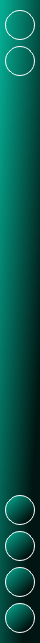
       <widget class="QFrame" name="sideNavBar">
        <property name="minimumSize">
         <size>
          <width>40</width>
          <height>0</height>
         </size>
        </property>
        <property name="maximumSize">
         <size>
          <width>40</width>
          <height>16777215</height>
         </size>
        </property>
        <property name="styleSheet">
         <string notr="true">QFrame{
	border:0px solid;
	border-radius:20px;
	background-color: qlineargradient(spread:pad, x1:0.042, y1:0.0397727, x2:0.949, y2:0.971591, stop:0 rgba(4, 170, 145, 255), stop:0.812207 rgba(1, 21, 18, 255));
}


</string>
        </property>
        <property name="frameShape">
         <enum>QFrame::NoFrame</enum>
        </property>
        <property name="frameShadow">
         <enum>QFrame::Plain</enum>
        </property>
        <layout class="QVBoxLayout" name="verticalLayout">
         <property name="leftMargin">
          <number>0</number>
         </property>
         <property name="topMargin">
          <number>10</number>
         </property>
         <property name="rightMargin">
          <number>0</number>
         </property>
         <property name="bottomMargin">
          <number>10</number>
         </property>
         <item alignment="Qt::AlignHCenter">
          <widget class="QToolButton" name="homeBtn">
           <property name="minimumSize">
            <size>
             <width>30</width>
             <height>30</height>
            </size>
           </property>
           <property name="maximumSize">
            <size>
             <width>30</width>
             <height>30</height>
            </size>
           </property>
           <property name="toolTip">
            <string>Home</string>
           </property>
           <property name="styleSheet">
            <string notr="true">QToolButton{
	border:1px solid;
	border-radius:15px;
	border-color: rgb(255, 255, 255);
	/**/
}

QToolButton:hover{
	background-color: rgb(0, 22, 18);
}</string>
           </property>
           <property name="text">
            <string/>
           </property>
           <property name="icon">
            <iconset resource="icons.qrc">
             <normaloff>:/16x16/home.png</normaloff>:/16x16/home.png</iconset>
           </property>
           <property name="shortcut">
            <string>Ctrl+H</string>
           </property>
          </widget>
         </item>
         <item alignment="Qt::AlignHCenter">
          <widget class="QToolButton" name="logBtn">
           <property name="minimumSize">
            <size>
             <width>30</width>
             <height>30</height>
            </size>
           </property>
           <property name="maximumSize">
            <size>
             <width>30</width>
             <height>30</height>
            </size>
           </property>
           <property name="toolTip">
            <string>Log data</string>
           </property>
           <property name="styleSheet">
            <string notr="true">QToolButton{
	border:1px solid;
	border-radius:15px;
	border-color: rgb(255, 255, 255);
	/**/
}

QToolButton:hover{
	background-color: rgb(0, 22, 18);
}</string>
           </property>
           <property name="text">
            <string/>
           </property>
           <property name="icon">
            <iconset resource="icons.qrc">
             <normaloff>:/16x16/cil-notes.png</normaloff>:/16x16/cil-notes.png</iconset>
           </property>
           <property name="shortcut">
            <string>Ctrl+L</string>
           </property>
          </widget>
         </item>
         <item>
          <spacer name="verticalSpacer">
           <property name="orientation">
            <enum>Qt::Vertical</enum>
           </property>
           <property name="sizeHint" stdset="0">
            <size>
             <width>20</width>
             <height>413</height>
            </size>
           </property>
          </spacer>
         </item>
         <item alignment="Qt::AlignHCenter">
          <widget class="QToolButton" name="fileFolders">
           <property name="minimumSize">
            <size>
             <width>30</width>
             <height>30</height>
            </size>
           </property>
           <property name="maximumSize">
            <size>
             <width>30</width>
             <height>30</height>
            </size>
           </property>
           <property name="toolTip">
            <string>Log folders</string>
           </property>
           <property name="styleSheet">
            <string notr="true">QToolButton{
	border:1px solid;
	border-radius:15px;
	border-color: rgb(255, 255, 255);
background-color: qlineargradient(spread:pad, x1:0.042, y1:0.0397727, x2:0.949, y2:0.971591, stop:0 rgba(4, 170, 145, 255), stop:0.812207 rgba(1, 21, 18, 255));
}

QToolButton:hover{
	background-color: rgb(0, 22, 18);
}

</string>
           </property>
           <property name="text">
            <string/>
           </property>
           <property name="icon">
            <iconset resource="icons.qrc">
             <normaloff>:/16x16/cil-folder-open.png</normaloff>:/16x16/cil-folder-open.png</iconset>
           </property>
           <property name="shortcut">
            <string>Ctrl+O</string>
           </property>
          </widget>
         </item>
         <item alignment="Qt::AlignHCenter">
          <widget class="QToolButton" name="documentationBtn">
           <property name="minimumSize">
            <size>
             <width>30</width>
             <height>30</height>
            </size>
           </property>
           <property name="maximumSize">
            <size>
             <width>30</width>
             <height>30</height>
            </size>
           </property>
           <property name="toolTip">
            <string>Documentation</string>
           </property>
           <property name="styleSheet">
            <string notr="true">QToolButton{
	border:1px solid;
	border-radius:15px;
	border-color: rgb(255, 255, 255);
background-color: qlineargradient(spread:pad, x1:0.042, y1:0.0397727, x2:0.949, y2:0.971591, stop:0 rgba(4, 170, 145, 255), stop:0.812207 rgba(1, 21, 18, 255));
}

QToolButton:hover{
	background-color: rgb(0, 22, 18);
}

</string>
           </property>
           <property name="text">
            <string/>
           </property>
           <property name="icon">
            <iconset resource="icons.qrc">
             <normaloff>:/16x16/cil-file.png</normaloff>:/16x16/cil-file.png</iconset>
           </property>
          </widget>
         </item>
         <item alignment="Qt::AlignHCenter">
          <widget class="QToolButton" name="logfileBtn">
           <property name="minimumSize">
            <size>
             <width>30</width>
             <height>30</height>
            </size>
           </property>
           <property name="maximumSize">
            <size>
             <width>30</width>
             <height>30</height>
            </size>
           </property>
           <property name="toolTip">
            <string>Show App Log </string>
           </property>
           <property name="styleSheet">
            <string notr="true">QToolButton{
	border:1px solid;
	border-radius:15px;
	border-color: rgb(255, 255, 255);
background-color: qlineargradient(spread:pad, x1:0.042, y1:0.0397727, x2:0.949, y2:0.971591, stop:0 rgba(4, 170, 145, 255), stop:0.812207 rgba(1, 21, 18, 255));
}

QToolButton:hover{
	background-color: rgb(0, 22, 18);
}

</string>
           </property>
           <property name="text">
            <string/>
           </property>
           <property name="icon">
            <iconset resource="icons.qrc">
             <normaloff>:/16x16/files.png</normaloff>:/16x16/files.png</iconset>
           </property>
          </widget>
         </item>
         <item alignment="Qt::AlignHCenter">
          <widget class="QToolButton" name="settingsBtn">
           <property name="minimumSize">
            <size>
             <width>30</width>
             <height>30</height>
            </size>
           </property>
           <property name="maximumSize">
            <size>
             <width>30</width>
             <height>30</height>
            </size>
           </property>
           <property name="toolTip">
            <string>Preferences</string>
           </property>
           <property name="styleSheet">
            <string notr="true">QToolButton{
	border:1px solid;
	border-radius:15px;
	border-color: rgb(255, 255, 255);
background-color: qlineargradient(spread:pad, x1:0.042, y1:0.0397727, x2:0.949, y2:0.971591, stop:0 rgba(4, 170, 145, 255), stop:0.812207 rgba(1, 21, 18, 255));
}

QToolButton:hover{
	background-color: rgb(0, 22, 18);
}

</string>
           </property>
           <property name="text">
            <string/>
           </property>
           <property name="icon">
            <iconset resource="icons.qrc">
             <normaloff>:/16x16/cil-settings.png</normaloff>:/16x16/cil-settings.png</iconset>
           </property>
           <property name="shortcut">
            <string>Ctrl+Shift+S</string>
           </property>
          </widget>
         </item>
        </layout>
       </widget>
